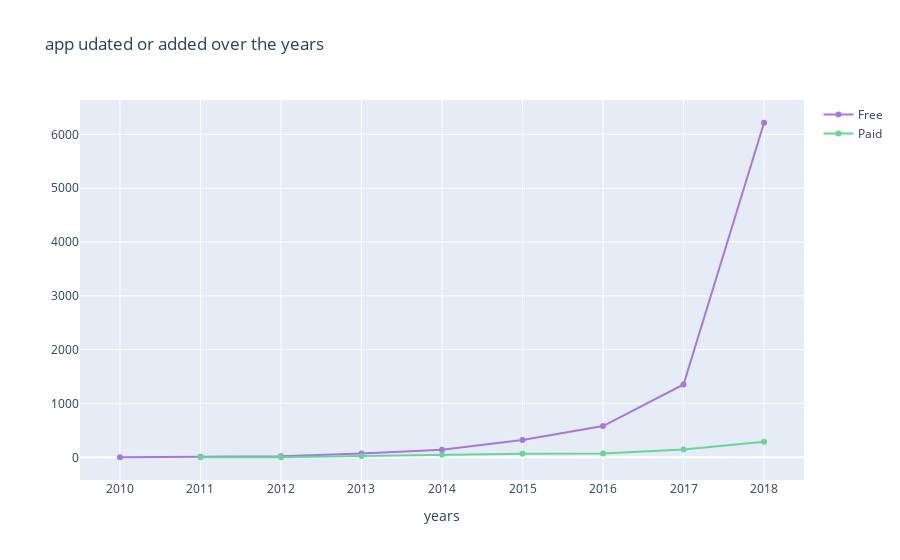

Source (notebook cell):
### Code cell
col='year_added'
v1=d1[col].value_counts().reset_index()
v1=v1.rename(columns={col:'count','index':col})
v1['percent']=v1['count'].apply(lambda x : 100*x/sum(v1['count']))
v1=v1.sort_values(col)
v2=d2[col].value_counts().reset_index()
v2=v2.rename(columns={col:'count','index':col})
v2['percent']=v2['count'].apply(lambda x : 100*x/sum(v2['count']))
v2=v2.sort_values(col)
trace1 = go.Scatter(x=v1[col], y=v1["count"], name="Free", marker=dict(color="#a678de"))
trace2 = go.Scatter(x=v2[col], y=v2["count"], name="Paid", marker=dict(color="#6ad49b"))
y = [trace1, trace2]
layout={'title':"app udated or added over the years",'xaxis':{'title':"years"}}
fig = go.Figure(data=y, layout=layout)
iplot(fig)

### Figure 1 — Plotly figure (JSON) as saved in the notebook; plotly's stock layout.template omitted (floating-point values rounded to 4 significant figures)
{"data": [{"marker": {"color": "#a678de"}, "name": "Free", "type": "scatter", "x": [2010, 2011, 2012, 2013, 2014, 2015, 2016, 2017, 2018], "y": [1, 12, 18, 70, 141, 322, 580, 1354, 6216]}, {"marker": {"color": "#6ad49b"}, "name": "Paid", "type": "scatter", "x": [2011, 2012, 2013, 2014, 2015, 2016, 2017, 2018], "y": [3, 2, 23, 49, 66, 71, 143, 288]}], "layout": {"title": {"text": "app udated or added over the years"}, "xaxis": {"title": {"text": "years"}}}}
